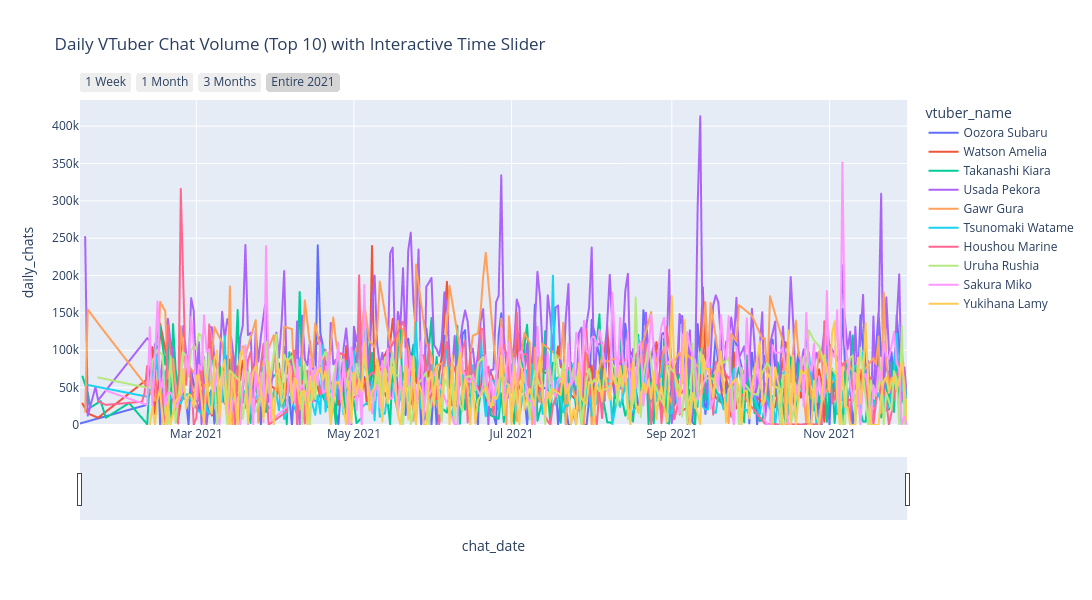

Notebook source saved alongside this figure:
### Code cell
# 1. Spark does the heavy lifting: Find Top 10, Join, and Group

def vtuber_daily():
    """
    Observe the daily chat activity of
    some of the popular Vtubers
    """
    query = """
    -- Step A: Find the Top 10 Channels by total chat volume
    WITH Top10Channels AS (
        SELECT channelId, COUNT(*) as total_chats
        FROM chats
        GROUP BY channelId
        ORDER BY total_chats DESC
        LIMIT 10
    )
    -- Step B: Join that top 10 list with the main data and channels table
    SELECT DATE(c.timestamp) AS chat_date,
           ch.englishName AS vtuber_name,
           COUNT(*) AS daily_chats
    FROM chats c
    JOIN channels ch ON c.channelId = ch.channelId
    JOIN Top10Channels t ON c.channelId = t.channelId
    GROUP BY DATE(c.timestamp), ch.englishName
    ORDER BY chat_date;
    """
    return spark.sql(query)


q3_modified_df = vtuber_daily().toPandas()


fig = px.line(
    q3_modified_df,
    x='chat_date',
    y='daily_chats',
    color='vtuber_name',
    title='Daily VTuber Chat Volume (Top 10) with Interactive Time Slider',
    width=1500,
    height=600
)


fig.update_xaxes(
    rangeslider_visible=True,
    rangeselector=dict(
        buttons=list([
            dict(count=7, label="1 Week", step="day", stepmode="backward"),
            dict(count=1, label="1 Month", step="month", stepmode="backward"),
            dict(count=3, label="3 Months", step="month", stepmode="backward"),
            dict(step="all", label="Entire 2021")
        ])
    )
)


fig.update_yaxes(rangemode="tozero")
display(fig)

### Figure 1 — Plotly figure (JSON) as saved in the notebook; plotly's stock layout.template omitted (floating-point values rounded to 4 significant figures; data arrays with more than 128 entries replaced by an {"elided": "..."} marker saying what was removed)
{"data": [{"hovertemplate": "vtuber_name=Oozora Subaru<br>chat_date=%{x}<br>daily_chats=%{y}<extra></extra>", "legendgroup": "Oozora Subaru", "line": {"color": "#636efa", "dash": "solid"}, "marker": {"symbol": "circle"}, "mode": "lines", "name": "Oozora Subaru", "showlegend": true, "type": "scattergl", "x": {"elided": "229 str values"}, "xaxis": "x", "y": {"elided": "229 int values"}, "yaxis": "y"}, {"hovertemplate": "vtuber_name=Watson Amelia<br>chat_date=%{x}<br>daily_chats=%{y}<extra></extra>", "legendgroup": "Watson Amelia", "line": {"color": "#EF553B", "dash": "solid"}, "marker": {"symbol": "circle"}, "mode": "lines", "name": "Watson Amelia", "showlegend": true, "type": "scattergl", "x": {"elided": "191 str values"}, "xaxis": "x", "y": {"elided": "191 int values"}, "yaxis": "y"}, {"hovertemplate": "vtuber_name=Takanashi Kiara<br>chat_date=%{x}<br>daily_chats=%{y}<extra></extra>", "legendgroup": "Takanashi Kiara", "line": {"color": "#00cc96", "dash": "solid"}, "marker": {"symbol": "circle"}, "mode": "lines", "name": "Takanashi Kiara", "showlegend": true, "type": "scattergl", "x": {"elided": "276 str values"}, "xaxis": "x", "y": {"elided": "276 int values"}, "yaxis": "y"}, {"hovertemplate": "vtuber_name=Usada Pekora<br>chat_date=%{x}<br>daily_chats=%{y}<extra></extra>", "legendgroup": "Usada Pekora", "line": {"color": "#ab63fa", "dash": "solid"}, "marker": {"symbol": "circle"}, "mode": "lines", "name": "Usada Pekora", "showlegend": true, "type": "scattergl", "x": {"elided": "287 str values"}, "xaxis": "x", "y": {"elided": "287 int values"}, "yaxis": "y"}, {"hovertemplate": "vtuber_name=Gawr Gura<br>chat_date=%{x}<br>daily_chats=%{y}<extra></extra>", "legendgroup": "Gawr Gura", "line": {"color": "#FFA15A", "dash": "solid"}, "marker": {"symbol": "circle"}, "mode": "lines", "name": "Gawr Gura", "showlegend": true, "type": "scattergl", "x": {"elided": "166 str values"}, "xaxis": "x", "y": {"elided": "166 int values"}, "yaxis": "y"}, {"hovertemplate": "vtuber_name=Tsunomaki Watame<br>chat_date=%{x}<br>daily_chats=%{y}<extra></extra>", "legendgroup": "Tsunomaki Watame", "line": {"color": "#19d3f3", "dash": "solid"}, "marker": {"symbol": "circle"}, "mode": "lines", "name": "Tsunomaki Watame", "showlegend": true, "type": "scattergl", "x": {"elided": "278 str values"}, "xaxis": "x", "y": {"elided": "278 int values"}, "yaxis": "y"}, {"hovertemplate": "vtuber_name=Houshou Marine<br>chat_date=%{x}<br>daily_chats=%{y}<extra></extra>", "legendgroup": "Houshou Marine", "line": {"color": "#FF6692", "dash": "solid"}, "marker": {"symbol": "circle"}, "mode": "lines", "name": "Houshou Marine", "showlegend": true, "type": "scattergl", "x": {"elided": "215 str values"}, "xaxis": "x", "y": {"elided": "215 int values"}, "yaxis": "y"}, {"hovertemplate": "vtuber_name=Uruha Rushia<br>chat_date=%{x}<br>daily_chats=%{y}<extra></extra>", "legendgroup": "Uruha Rushia", "line": {"color": "#B6E880", "dash": "solid"}, "marker": {"symbol": "circle"}, "mode": "lines", "name": "Uruha Rushia", "showlegend": true, "type": "scattergl", "x": {"elided": "220 str values"}, "xaxis": "x", "y": {"elided": "220 int values"}, "yaxis": "y"}, {"hovertemplate": "vtuber_name=Sakura Miko<br>chat_date=%{x}<br>daily_chats=%{y}<extra></extra>", "legendgroup": "Sakura Miko", "line": {"color": "#FF97FF", "dash": "solid"}, "marker": {"symbol": "circle"}, "mode": "lines", "name": "Sakura Miko", "showlegend": true, "type": "scattergl", "x": {"elided": "273 str values"}, "xaxis": "x", "y": {"elided": "273 int values"}, "yaxis": "y"}, {"hovertemplate": "vtuber_name=Yukihana Lamy<br>chat_date=%{x}<br>daily_chats=%{y}<extra></extra>", "legendgroup": "Yukihana Lamy", "line": {"color": "#FECB52", "dash": "solid"}, "marker": {"symbol": "circle"}, "mode": "lines", "name": "Yukihana Lamy", "showlegend": true, "type": "scattergl", "x": {"elided": "281 str values"}, "xaxis": "x", "y": {"elided": "281 int values"}, "yaxis": "y"}], "layout": {"height": 600, "legend": {"title": {"text": "vtuber_name"}, "tracegroupgap": 0}, "title": {"text": "Daily VTuber Chat Volume (Top 10) with Interactive Time Slider"}, "width": 1500, "xaxis": {"anchor": "y", "domain": [0, 1], "rangeselector": {"buttons": [{"count": 7, "label": "1 Week", "step": "day", "stepmode": "backward"}, {"count": 1, "label": "1 Month", "step": "month", "stepmode": "backward"}, {"count": 3, "label": "3 Months", "step": "month", "stepmode": "backward"}, {"label": "Entire 2021", "step": "all"}]}, "rangeslider": {"visible": true}, "title": {"text": "chat_date"}}, "yaxis": {"anchor": "x", "domain": [0, 1], "rangemode": "tozero", "title": {"text": "daily_chats"}}}}
